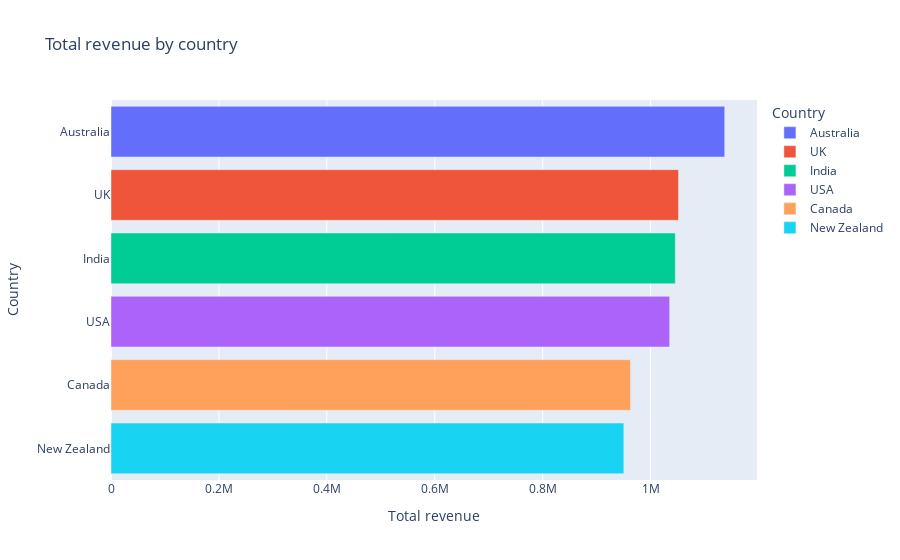

Notebook source saved alongside this figure:
### Code cell
# Bar plot showing total revenue by country
fig = px.bar(df_agg_revenue, x='total_revenue', y='country', color='country', title='Total revenue by country', labels={'total_revenue':'Total revenue', 'country': 'Country'})

fig.show()

### Figure 1 — Plotly figure (JSON) as saved in the notebook; plotly's stock layout.template omitted (floating-point values rounded to 4 significant figures)
{"data": [{"alignmentgroup": "True", "hovertemplate": "Country=%{y}<br>Total revenue=%{x}<extra></extra>", "legendgroup": "Australia", "marker": {"color": "#636efa", "pattern": {"shape": ""}}, "name": "Australia", "offsetgroup": "Australia", "orientation": "h", "showlegend": true, "textposition": "auto", "type": "bar", "x": [1137367], "xaxis": "x", "y": ["Australia"], "yaxis": "y"}, {"alignmentgroup": "True", "hovertemplate": "Country=%{y}<br>Total revenue=%{x}<extra></extra>", "legendgroup": "UK", "marker": {"color": "#EF553B", "pattern": {"shape": ""}}, "name": "UK", "offsetgroup": "UK", "orientation": "h", "showlegend": true, "textposition": "auto", "type": "bar", "x": [1051792], "xaxis": "x", "y": ["UK"], "yaxis": "y"}, {"alignmentgroup": "True", "hovertemplate": "Country=%{y}<br>Total revenue=%{x}<extra></extra>", "legendgroup": "India", "marker": {"color": "#00cc96", "pattern": {"shape": ""}}, "name": "India", "offsetgroup": "India", "orientation": "h", "showlegend": true, "textposition": "auto", "type": "bar", "x": [1045800], "xaxis": "x", "y": ["India"], "yaxis": "y"}, {"alignmentgroup": "True", "hovertemplate": "Country=%{y}<br>Total revenue=%{x}<extra></extra>", "legendgroup": "USA", "marker": {"color": "#ab63fa", "pattern": {"shape": ""}}, "name": "USA", "offsetgroup": "USA", "orientation": "h", "showlegend": true, "textposition": "auto", "type": "bar", "x": [1035349], "xaxis": "x", "y": ["USA"], "yaxis": "y"}, {"alignmentgroup": "True", "hovertemplate": "Country=%{y}<br>Total revenue=%{x}<extra></extra>", "legendgroup": "Canada", "marker": {"color": "#FFA15A", "pattern": {"shape": ""}}, "name": "Canada", "offsetgroup": "Canada", "orientation": "h", "showlegend": true, "textposition": "auto", "type": "bar", "x": [962899], "xaxis": "x", "y": ["Canada"], "yaxis": "y"}, {"alignmentgroup": "True", "hovertemplate": "Country=%{y}<br>Total revenue=%{x}<extra></extra>", "legendgroup": "New Zealand", "marker": {"color": "#19d3f3", "pattern": {"shape": ""}}, "name": "New Zealand", "offsetgroup": "New Zealand", "orientation": "h", "showlegend": true, "textposition": "auto", "type": "bar", "x": [950418], "xaxis": "x", "y": ["New Zealand"], "yaxis": "y"}], "layout": {"barmode": "relative", "legend": {"title": {"text": "Country"}, "tracegroupgap": 0}, "title": {"text": "Total revenue by country"}, "xaxis": {"anchor": "y", "domain": [0, 1], "title": {"text": "Total revenue"}}, "yaxis": {"anchor": "x", "categoryarray": ["New Zealand", "Canada", "USA", "India", "UK", "Australia"], "categoryorder": "array", "domain": [0, 1], "title": {"text": "Country"}}}}
